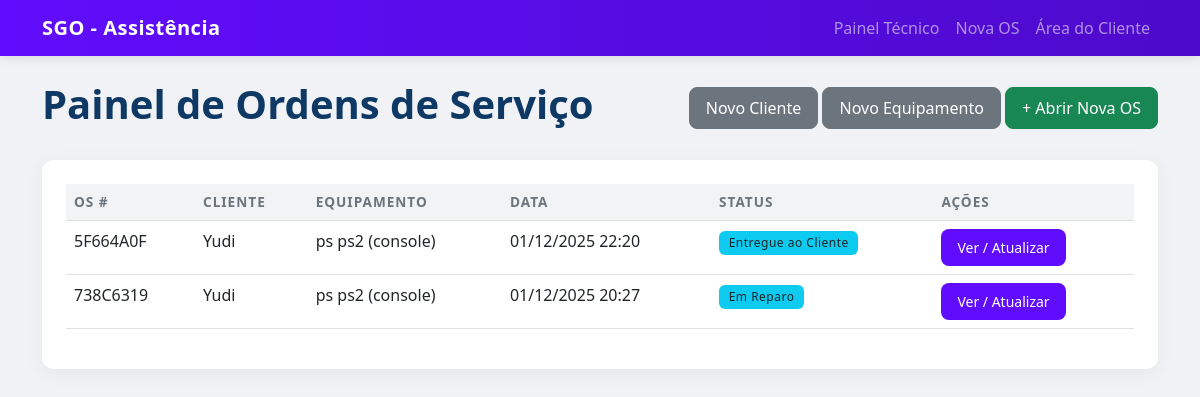
Before: / with the older database file.
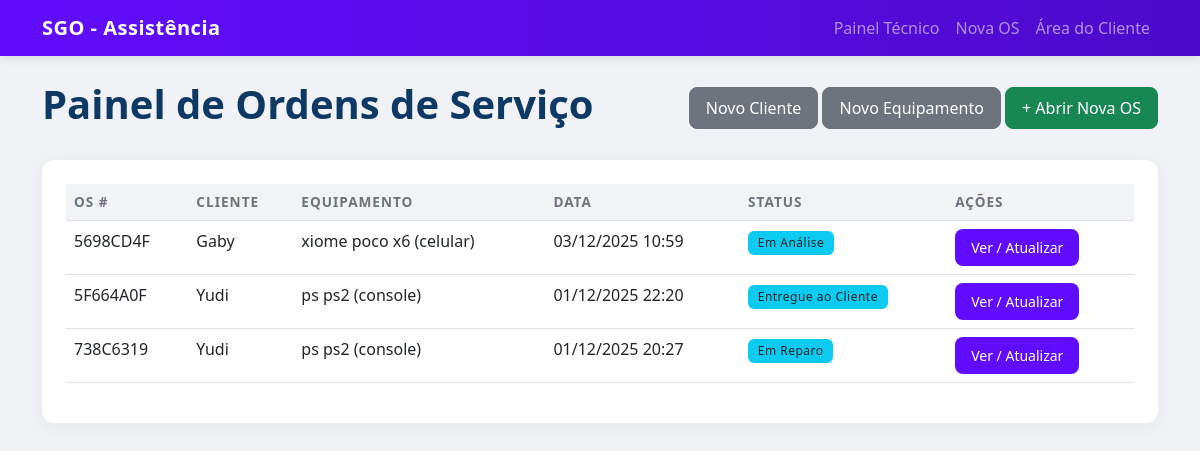
After: the same page with the newer database file.
### tcc/models.py (models this page shows, shortened)
class OrdemDeServico(models.Model):
    STATUS_CHOICES = [
        ('aberto', 'Aberta'),
        ('em_analise', 'Em Análise'),
        ('aguardando_peca', 'Aguardando Peça'),
        ('em_reparo', 'Em Reparo'),
        ('concluido', 'Concluído'),
        ('entregue', 'Entregue ao Cliente'),
    ]
    cliente = models.ForeignKey(Cliente, on_delete=models.CASCADE)
    equipamento = models.ForeignKey(Equipamento, on_delete=models.CASCADE)
    data_abertura = models.DateTimeField(auto_now_add=True)
    defeito_relatado = models.TextField(help_text="Descrição do defeito pelo cliente.")
    status_atual = models.CharField(max_length=20, choices=STATUS_CHOICES, default='aberto')
    codigo_consulta = models.CharField(
        max_length=8,
        unique=True,
        editable=False,
        default=uuid.uuid4().hex[:8].upper()
    )
    class Meta:
        verbose_name = "Ordem de Serviço"
        verbose_name_plural = "Ordens de Serviço"
        ordering = ['-data_abertura'] # Ordena pela mais recente

class Cliente(models.Model):
    nome = models.CharField(max_length=100)
    telefone = models.CharField(max_length=20, blank=True, null=True)
    email = models.EmailField(blank=True, null=True)
    class Meta:
        verbose_name = "Cliente"
        verbose_name_plural = "Clientes"

class Equipamento(models.Model):
    tipo = models.CharField(max_length=50, help_text="Ex: Computador, Telemóvel, TV")
    marca = models.CharField(max_length=50)
    modelo = models.CharField(max_length=50)
    numero_serie = models.CharField(max_length=100, unique=True, blank=True, null=True)
    class Meta:
        verbose_name = "Equipamento"
        verbose_name_plural = "Equipamentos"
    def __str__(self):
        return f"{self.marca} {self.modelo} ({self.tipo})"

### tcc/views.py (the view)
# urls.py: path('', views.OSListView.as_view(), name='lista_os'),
class OSListView(ListView):
    model = OrdemDeServico
    template_name = 'os/os_list.html'
    context_object_name = 'ordens'
    paginate_by = 10
    def get_queryset(self):
        status_filter = self.request.GET.get('status')
        if status_filter:
            return OrdemDeServico.objects.filter(status_atual=status_filter)
        return OrdemDeServico.objects.all()

### tcc/templates/os/os_list.html
{% extends 'os/base.html' %}
{% block content %}
<div class="d-flex justify-content-between align-items-center mb-4">
    <h1>Painel de Ordens de Serviço</h1>
    <div>
        <a href="{% url 'novo_cliente' %}" class="btn btn-secondary">Novo Cliente</a>
        <a href="{% url 'novo_equipamento' %}" class="btn btn-secondary">Novo Equipamento</a>
        <a href="{% url 'nova_os' %}" class="btn btn-success">+ Abrir Nova OS</a>
    </div>
</div>
<div class="card">
    <div class="card-body">
        <table class="table table-hover">
            <thead>
                <tr>
                    <th>OS #</th>
                    <th>Cliente</th>
                    <th>Equipamento</th>
                    <th>Data</th>
                    <th>Status</th>
                    <th>Ações</th>
                </tr>
            </thead>
            <tbody>
                {% for os in ordens %}
                <tr>
                    <td>{{ os.codigo_consulta }}</td>
                    <td>{{ os.cliente.nome }}</td>
                    <td>{{ os.equipamento }}</td>
                    <td>{{ os.data_abertura|date:"d/m/Y H:i" }}</td>
                    <td>
                        <span class="badge bg-info text-dark">{{ os.get_status_atual_display }}</span>
                    </td>
                    <td>
                        <a href="{% url 'detalhe_os' os.pk %}" class="btn btn-sm btn-primary">Ver / Atualizar</a>
                    </td>
                </tr>
                {% empty %}
                <tr>
                    <td colspan="6" class="text-center">Nenhuma ordem de serviço encontrada.</td>
                </tr>
                {% endfor %}
            </tbody>
        </table>
    </div>
</div>
{% endblock %}

### tcc/templates/os/base.html (shortened to what this page needs)
{% load static %} <!DOCTYPE html>
<html lang="pt-pt">
<head>
    <link href="https://cdn.jsdelivr.net/npm/bootstrap@5.3.0/dist/css/bootstrap.min.css" rel="stylesheet">
    <link href="{% static 'css/style.css' %}" rel="stylesheet">
</head>
<body>
    <nav class="navbar navbar-expand-lg navbar-dark bg-primary">
        <div class="container">
            <a class="navbar-brand" href="{% url 'lista_os' %}">SGO - Assistência</a>
            <div class="collapse navbar-collapse">
                <ul class="navbar-nav ms-auto">
                    <li class="nav-item"><a class="nav-link" href="{% url 'lista_os' %}">Painel Técnico</a></li>
                    <li class="nav-item"><a class="nav-link" href="{% url 'nova_os' %}">Nova OS</a></li>
                    <li class="nav-item"><a class="nav-link" href="{% url 'consulta_publica' %}">Área do Cliente</a></li>
                </ul>
            </div>
        </div>
    </nav>
    <div class="container mt-4">
        {% block content %}
        {% endblock %}
    </div>
</body>
</html>

### tcc/static/css/style.css (style rules this page uses)
:root { --primary-color: #610dfd; --primary-dark: #4d0aca; --secondary-bg: #f8f9fa; --card-shadow: 0 4px 20px rgba(0, 0, 0, 0.05); --border-radius: 12px; }
body { background-color: #f0f2f5; font-family: 'Segoe UI', Roboto, 'Helvetica Neue', sans-serif; color: #343a40; }
h1, h2, h3, h4, h5 { font-weight: 600; color: #0e3965; }
.navbar { box-shadow: 0 2px 10px rgba(0,0,0,0.1); background: linear-gradient(90deg, #610dfd 0%, #4d0aca 100%) !important; }
.navbar-brand { font-weight: 700; letter-spacing: 0.5px; }
.card { border: none; border-radius: var(--border-radius); box-shadow: var(--card-shadow); background-color: #fff; margin-bottom: 1.5rem; transition: transform 0.2s ease-in-out; }
.card-body { padding: 1.5rem; }
.table thead th { background-color: #f1f3f5; border-top: none; color: #6c757d; font-size: 0.85rem; text-transform: uppercase; letter-spacing: 1px; }
.table tbody tr { transition: background-color 0.2s; }
.btn { border-radius: 8px; padding: 0.5rem 1rem; font-weight: 500; transition: all 0.3s; }
.btn-primary { background-color: var(--primary-color); border: none; }
.badge { padding: 0.5em 0.8em; border-radius: 6px; font-weight: 500; letter-spacing: 0.5px; }

Changed rows visible on the page:
added OrdemDeServico: codigo_consulta "5698CD4F", cliente.nome "Gaby", equipamento "xiome poco x6 (celular)", data_abertura "03/12/2025 10:59", status_atual "Em Análise"
